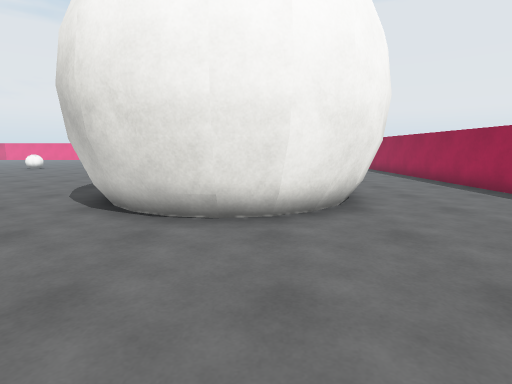
view 1 (above)

21 first-person views from a walk through a 3-D level made in the Unity game engine. The camera is 1.3 m above the floor, tilts 8° down and sees 80° across. The floor is counted in squares, 1 m on a side. Each view is taken from the middle of a square. On the plan, view 1 faces up. The plan holds only what a view shows up to about 14 squares ahead; the rest is blank. The player character is not drawn. Surface patterns are stand-ins for the level's own textures.

view 2
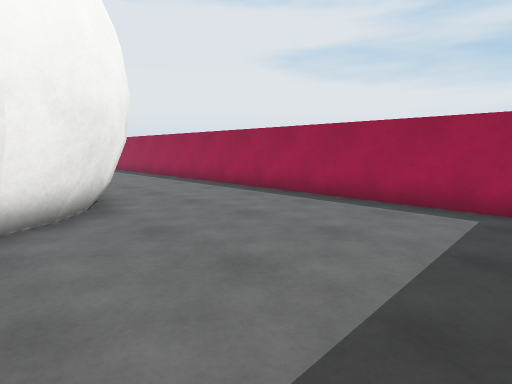

view 3
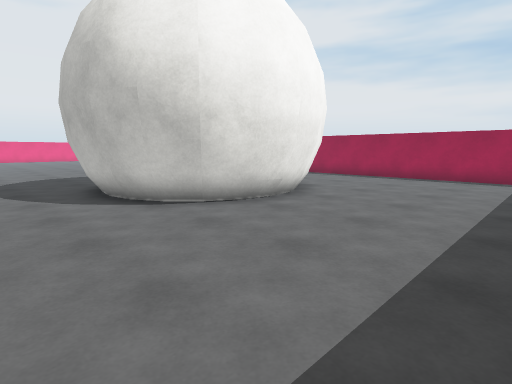

view 4
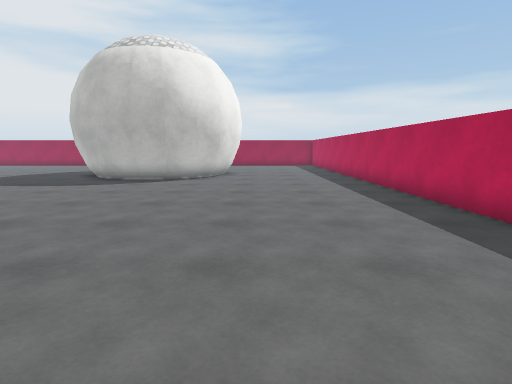

view 5
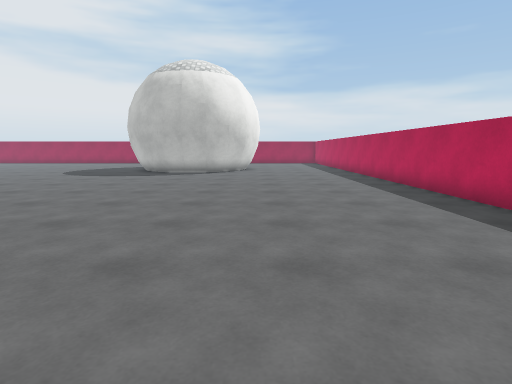

view 6
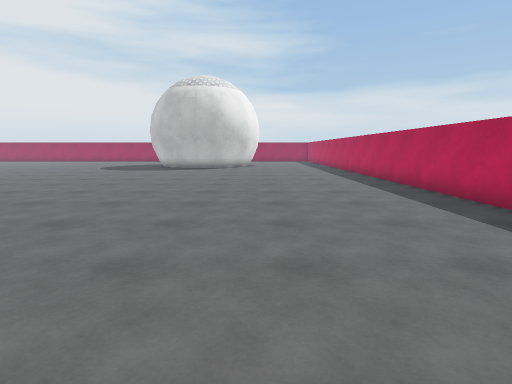

view 7
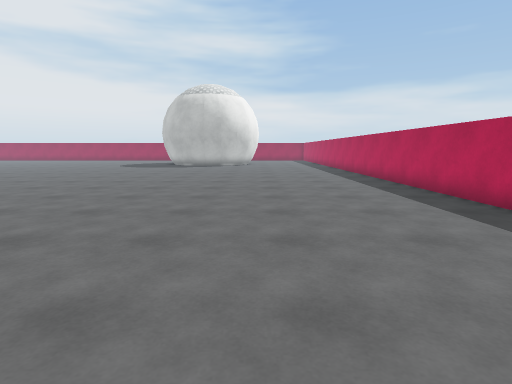

view 8
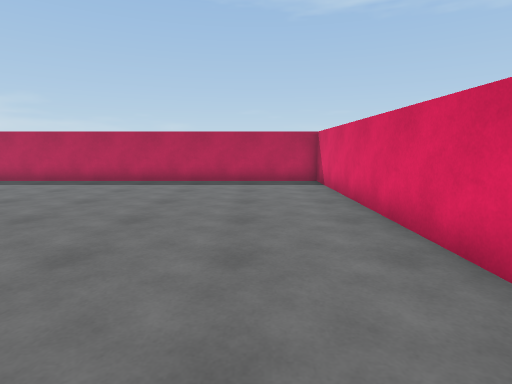

view 9
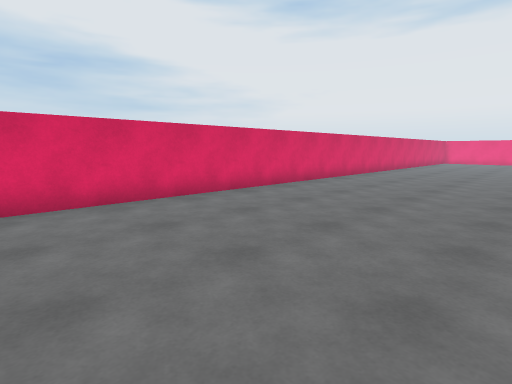

view 10
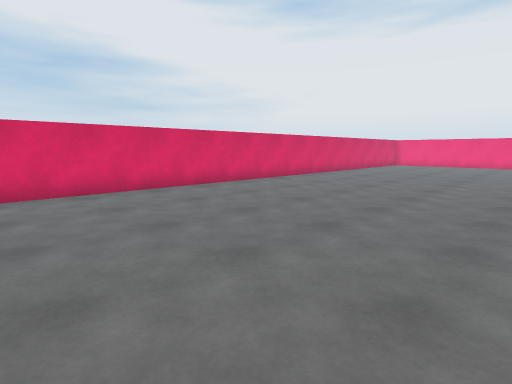

view 11
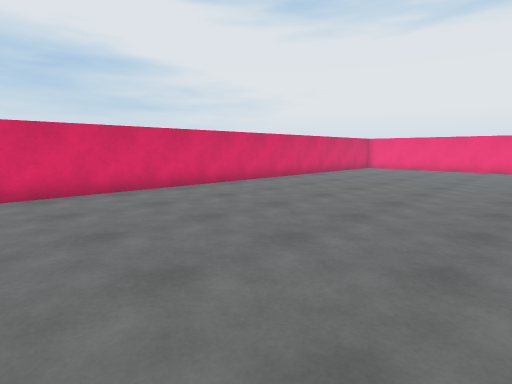

view 12
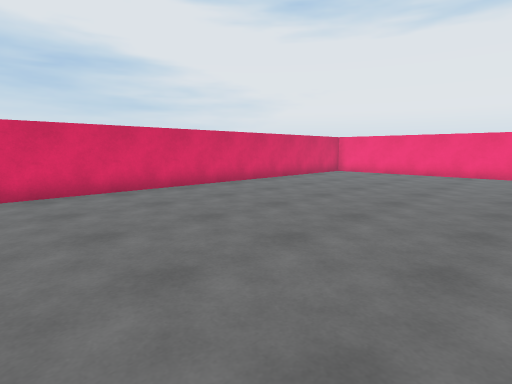

view 13
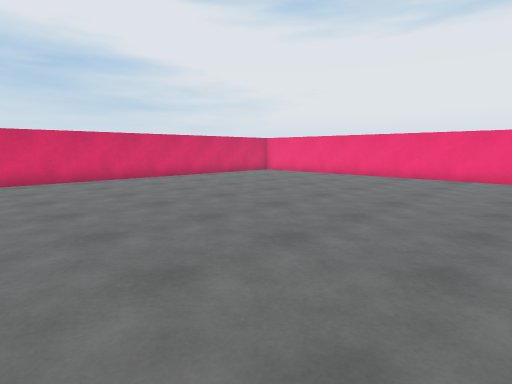

view 14
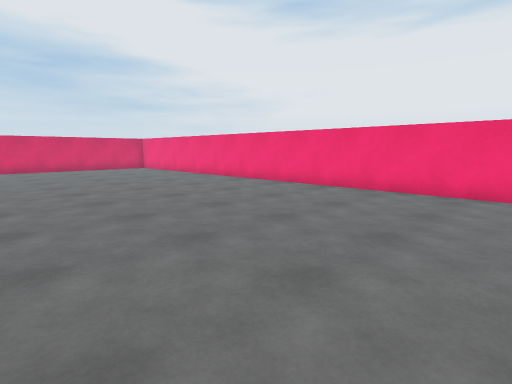

view 15
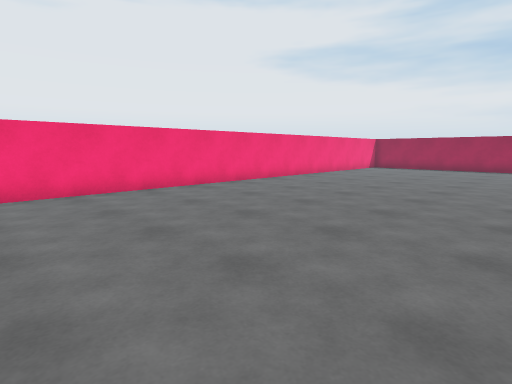

view 16
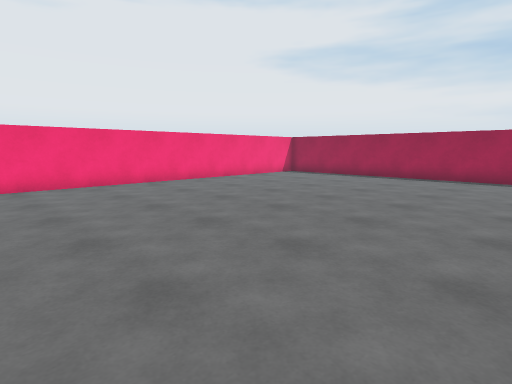

view 17
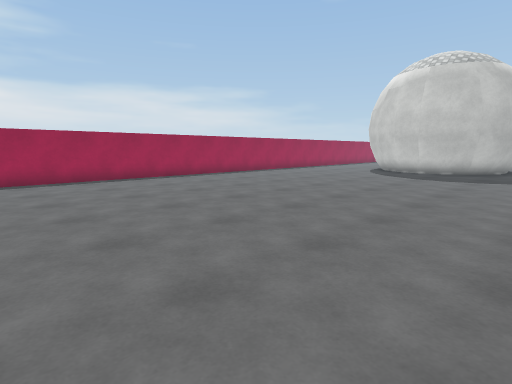

view 18
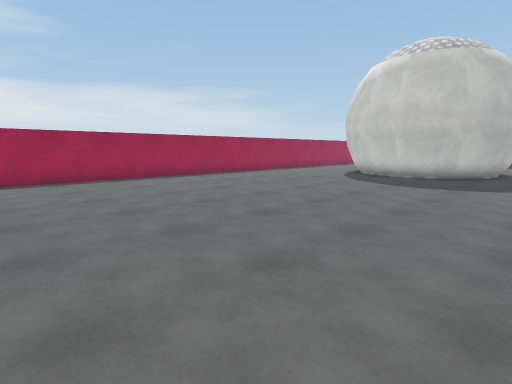

view 19
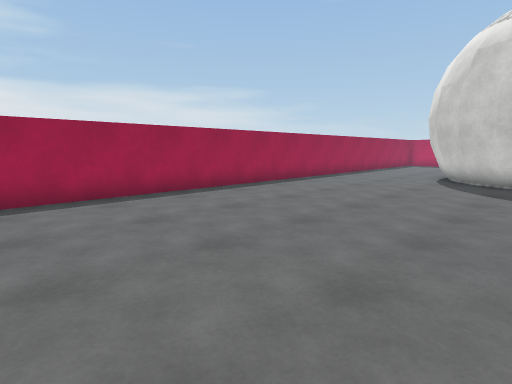

view 20
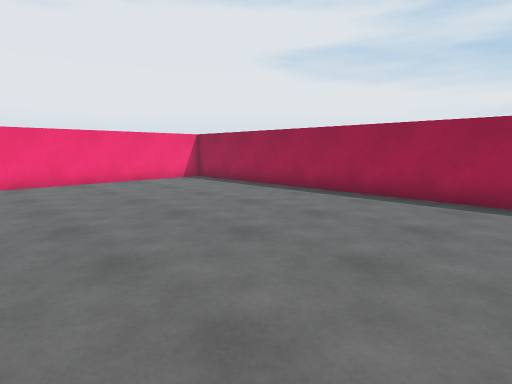

view 21
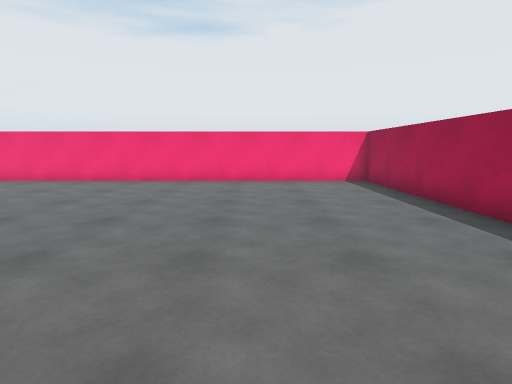

### Floor plan
Points are (right, up) in squares from view 1. A wall is a line through its corners. A room is listed if a view was taken in it or the views show most of it. See-through windows are left out.
Room 1 (views 1, 2, 3, 4, 5, 6, 7, 8, 9, 10, 11, 12, 13, 14, 15, 16, 17, 18, 19, 20, 21)
walls: (-3.9, 11.1) (-2.9, 12.1); (-2.9, 11.9) (-1.8, 12.5); (-2, 12.6) (-0.7, 12.8); (-4.5, 8.8) (-4.2, 10.3) (-3.8, 11.2); (0.4, 12.5) (1.4, 12) (2.4, 11) (2.9, 10); (3.1, 7.7) (2.6, 6.5) (1.7, 5.7) (0.6, 5.1) (-0.8, 4.9) (-2, 5.1) (-3, 5.6) (-4, 6.6) (-4.5, 7.5) (-4.7, 9) (-4.5, 10.1) (-4, 11.3) (-3.1, 12.1) (-1.9, 12.7) (-0.8, 12.9) (0.7, 12.7) (1.6, 12.2) (2.6, 11.2) (3.1, 10.1); (2.4, 6.6) (1.5, 5.7) (0.5, 5.3) (-0.8, 5) (-1.7, 5.2) (-3.1, 5.9) (-3.7, 6.5) (-4.4, 7.8) (-4.6, 9); (-30.5, 31.6) (-30.5, -0.5) (-2.8, -0.5); (7.5, 0.5) (7.5, 37.5) (-24.6, 37.5)
low walls: (-3.7, 11) (-2.8, 11.9); (-2.8, 11.7) (-1.7, 12.3); (-4.1, 10) (-3.6, 11); (-1.9, 12.3) (-0.7, 12.5); (-1.9, 12.2) (-0.9, 12.3); (-4.1, 8.9) (-4, 9.9) (-3.4, 10.9) (-2.9, 11.5); (-4.2, 7.8) (-4.4, 9); (0.3, 12.3) (1.3, 11.8) (2.1, 11); (-2.7, 6.1) (-3.4, 6.8) (-4, 7.9); (-2.8, 5.9) (-3.5, 6.6) (-4, 7.6) (-4.2, 8.9); (-1.8, 5.5) (-2.9, 6); (-0.6, 5.2) (-1.9, 5.4); (2.4, 7.3) (2.2, 6.8) (1.3, 5.9) (0.5, 5.5) (-0.8, 5.3); (1.4, 6.1) (0.4, 5.7) (-0.6, 5.5) (-1.7, 5.7) (-2.4, 6.1); (2.9, 7.8) (2.4, 6.6)

Where each view was taken, in squares from view 1:
view 1: 0 up, 0 right, facing up
view 2: 0 up, 0 right, facing up-right
view 3: 0 up, 7 left, facing up-right
view 4: 4 up, 17 left, facing right
view 5: 5 up, 21 left, facing right
view 6: 5 up, 25 left, facing right
view 7: 5 up, 28 left, facing right
view 8: 12 up, 28 left, facing down
view 9: 6 up, 23 left, facing up-left
view 10: 12 up, 21 left, facing up-left
view 11: 17 up, 21 left, facing up-left
view 12: 21 up, 21 left, facing up-left
view 13: 23 up, 17 left, facing up-left
view 14: 28 up, 10 left, facing up-left
view 15: 28 up, 14 left, facing up-right
view 16: 26 up, 7 left, facing up-right
view 17: 30 up, 6 left, facing down-right
view 18: 27 up, 6 left, facing down-right
view 19: 25 up, 1 left, facing down-right
view 20: 25 up, 1 left, facing up-right
view 21: 25 up, 3 right, facing up
